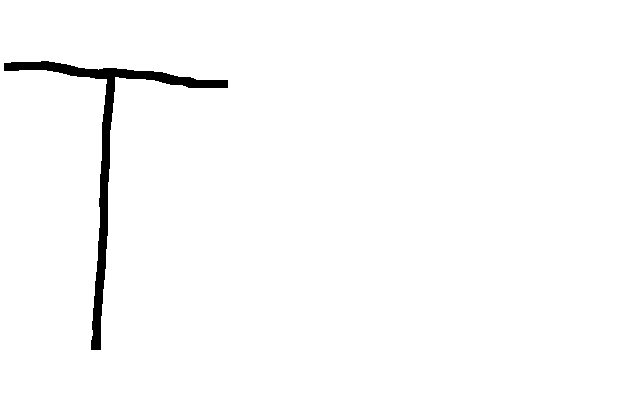
%> input picture Signals Patterns and Symbols/Coursework 2/CWK2/characters/T1.GIF, 640 x 400 px
$ octave og14775.m   (GNU Octave 9; MATLAB toolbox functions it lacks are replaced by stand-ins)
%> lines starting %> are read from the running program, lines starting %| are printed output that depends on the picture; in (x1, y1, x2, y2) boxes, pixels count from 0 and x2, y2 are one past the last pixel; in counts of white or black regions, pixels touching at a corner belong together; the program's own positions count from 1
### Signals Patterns and Symbols/Coursework 2/CWK2/f_transform.m
% This reads in the file, applies a fourier transform on the matrix, then
% applies the property of conjugate symmetry on it putting u = 0,
% v = 0 in the centre and then finally returns the magnitude spectrum.

function [feature] = f_transform(filename)

    file_matrix         = imread(filename);
    fourier_matrix      = fft2(double(file_matrix));
    conjugate_matrix    = fftshift(fourier_matrix);
    feature             = abs(log(abs(conjugate_matrix)+1));

end

### Signals Patterns and Symbols/Coursework 2/CWK2/feature_shape.m
% This

function [ fourier_feature_one, fourier_feature_two ] = feature_shape( name_of_file )

    % We first get the fourier transform of the file.

    ft = f_transform(name_of_file);

    % This returns a row vector with the sum over each column.
    % First it will return a row vector with the sum over each column.
    % Then it will act along the first non singleton dimension returning
    % a number. As it is summed twice it will return a single number.
    fourier_feature_one = sum(sum(ft(270:320, 480:520)));
    fourier_feature_two = sum(sum(ft(240:300, 310:330)));

    %Display feature selection:
    h1 = figure;
    imagesc(ft);
    rectangle('Position',[480, 270, 50, 50],'LineWidth',1,'EdgeColor','w');
    rectangle('Position',[310, 240, 20, 60],'LineWidth',1,'EdgeColor','w');
end

### Signals Patterns and Symbols/Coursework 2/CWK2/og14775.m
training_vector = [
'CHAR_T'; 'CHAR_T'; 'CHAR_T'; 'CHAR_T'; 'CHAR_T'; 'CHAR_T'; 'CHAR_T'; 'CHAR_T'; 'CHAR_T'; 'CHAR_T';
'CHAR_V'; 'CHAR_V'; 'CHAR_V'; 'CHAR_V'; 'CHAR_V'; 'CHAR_V'; 'CHAR_V'; 'CHAR_V'; 'CHAR_V'; 'CHAR_V';
'CHAR_S'; 'CHAR_S'; 'CHAR_S'; 'CHAR_S'; 'CHAR_S'; 'CHAR_S'; 'CHAR_S'; 'CHAR_S'; 'CHAR_S'; 'CHAR_S';
          ];

array_of_files = {
            'T1.GIF'; 'T2.GIF'; 'T3.GIF'; 'T4.GIF'; 'T5.GIF'; 'T6.GIF'; 'T7.GIF'; 'T8.GIF'; 'T9.GIF'; 'T10.GIF';
            'V1.GIF'; 'V2.GIF'; 'V3.GIF'; 'V4.GIF'; 'V5.GIF'; 'V6.GIF'; 'V7.GIF'; 'V8.GIF'; 'V9.GIF'; 'V10.GIF';
            'S1.GIF'; 'S2.GIF'; 'S3.GIF'; 'S4.GIF'; 'S5.GIF'; 'S6.GIF'; 'S7.GIF'; 'S8.GIF'; 'S9.GIF'; 'S10.GIF'
};

% Iterate through all files and append the correct directory.

for file_iterator = 1:30,
    array_of_files{ file_iterator } = strcat( 'characters/', array_of_files{ file_iterator } )
end

% Extract the feature (a 1x2 array) for each character image.
% Put this feature into the 2xn character array for s.
% Do this for all character images.

 character_t = [];
 for file_iterator = 1:10,
     [feature_one, feature_two] = feature_shape( array_of_files{ file_iterator } );
%> in f_transform, `file_matrix         = imread(filename);`: file_matrix: size 400x640 uint8; values 0 (black) and 1 (white), 98.3% white; 1 black region, box (x1, y1, x2, y2) and area: (4, 61, 228, 350) 4332
%> in f_transform, `feature             = abs(log(abs(conjugate_matrix)+1));`:
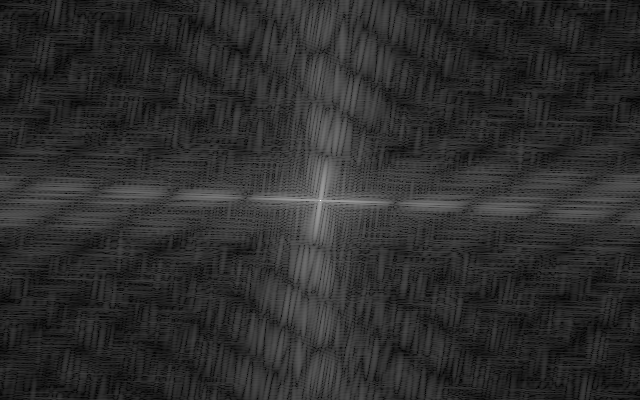
%> feature: size 400x640 double; min 0.0181, max 12.44, mean 2.23; drawn with min black and max white
%> in feature_shape, `fourier_feature_one = sum(sum(ft(270:320, 480:520)));`: fourier_feature_one = 3701.3
%> in feature_shape, `fourier_feature_two = sum(sum(ft(240:300, 310:330)));`: fourier_feature_two = 5120.2
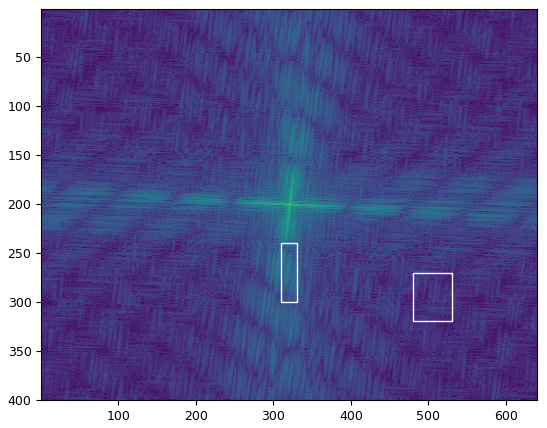
%> figure redrawn from the program's plot data
%> feature_one = 3701.3; feature_two = 5120.2
     character_t = [character_t; [feature_one, feature_two]];
%> character_t = [3701.3 5120.2]
 end
%> pass 2 of the loop `for file_iterator = 1:10,`:
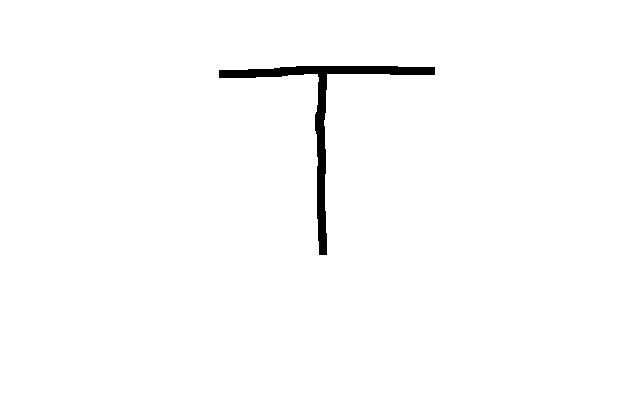
%> input picture Signals Patterns and Symbols/Coursework 2/CWK2/characters/T2.GIF, 640 x 400 px
%> file_matrix: size 400x640 uint8; values 0 (black) and 1 (white), 98.7% white; 1 black region, box (x1, y1, x2, y2) and area: (219, 66, 435, 255) 3300
%> in f_transform (call 2), `feature             = abs(log(abs(conjugate_matrix)+1));`:
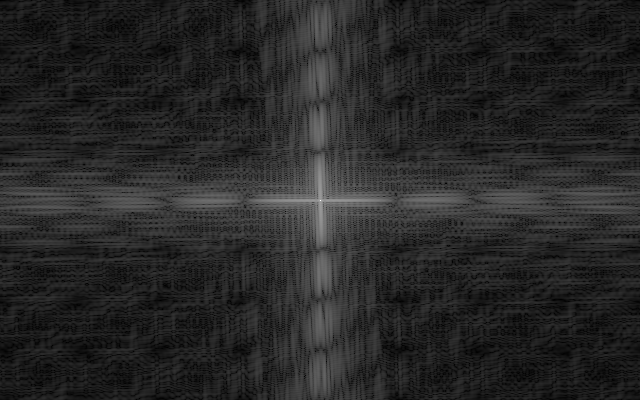
%> feature: size 400x640 double; min 0, max 12.44, mean 1.93; drawn with min black and max white
%> `[feature_one, feature_two] = feature_shape( array_of_files{ file_itera..`:
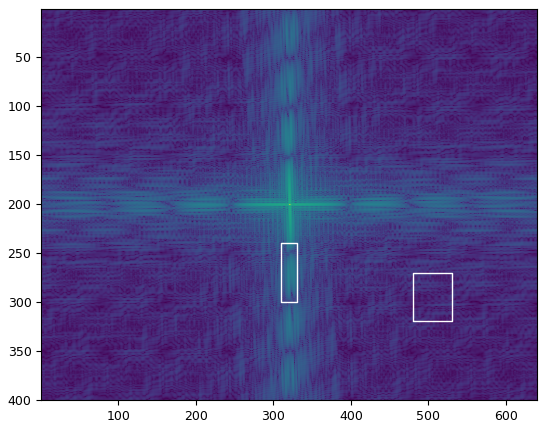
%> figure redrawn from the program's plot data
%> feature_one = 3005.5; feature_two = 5061.5
%> character_t = [3701.3 5120.2; 3005.5 5061.5]
%> pass 3 of the loop `for file_iterator = 1:10,`:
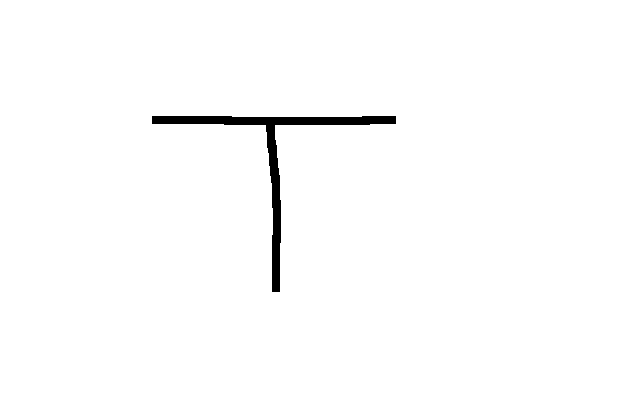
%> input picture Signals Patterns and Symbols/Coursework 2/CWK2/characters/T3.GIF, 640 x 400 px
%> file_matrix: size 400x640 uint8; values 0 (black) and 1 (white), 98.7% white; 1 black region, box (x1, y1, x2, y2) and area: (152, 116, 396, 292) 3367
%> in f_transform (call 3), `feature             = abs(log(abs(conjugate_matrix)+1));`:
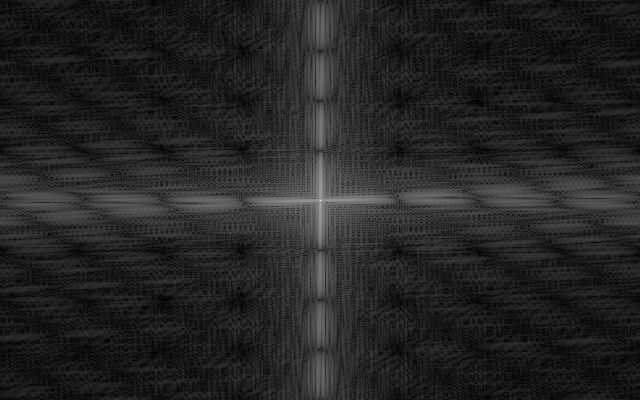
%> feature: size 400x640 double; min 0.00846, max 12.44, mean 1.79; drawn with min black and max white
%> `[feature_one, feature_two] = feature_shape( array_of_files{ file_itera..`:
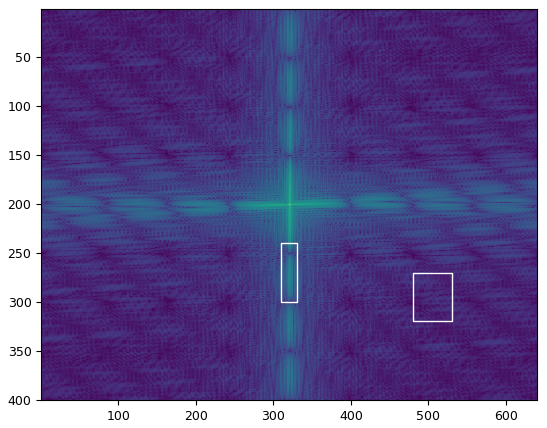
%> figure redrawn from the program's plot data
%> feature_one = 2735.4; feature_two = 4890.2
%> character_t = [3701.3 5120.2; 3005.5 5061.5; 2735.4 4890.2]
%> the run ends on the next line
